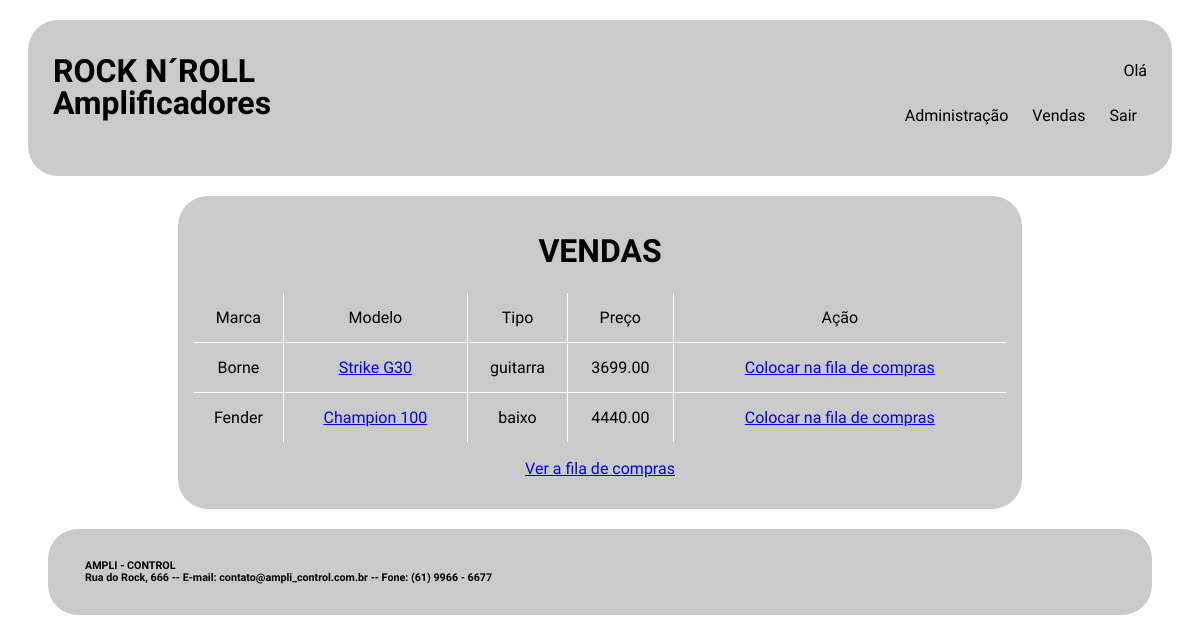
The page /vendas.php on the database its author committed.
### tables this page shows
CREATE TABLE `amplificadores` (
  `COD_AMP` int(11) NOT NULL AUTO_INCREMENT,
  `TIPO_AMP` varchar(45) NOT NULL,
  `MARCA_AMP` varchar(45) NOT NULL,
  `MODELO_AMP` varchar(45) NOT NULL,
  `PRECO_AMP` decimal(10,2) NOT NULL,
  `FOTO_AMP` varchar(100) NOT NULL,
  `FILA_COMPRA_AMP` char(1) NOT NULL DEFAULT 'N',
  `VENDAS_COD_VEN` int(11) DEFAULT NULL,
  `FORNECEDORES_COD_FOR` int(11) DEFAULT NULL,
  PRIMARY KEY (`COD_AMP`),
  KEY `fk_IMPRESSORAS_VENDAS1_idx` (`VENDAS_COD_VEN`),
  KEY `fk_fornecedor_amplificador` (`FORNECEDORES_COD_FOR`),
  CONSTRAINT `fk_IMPRESSORAS_VENDAS1` FOREIGN KEY (`VENDAS_COD_VEN`) REFERENCES `vendas` (`COD_VEN`) ON DELETE NO ACTION ON UPDATE NO ACTION,
  CONSTRAINT `fk_fornecedor_amplificador` FOREIGN KEY (`FORNECEDORES_COD_FOR`) REFERENCES `fornecedores` (`COD_FOR`)
);

### vendas.php (the view, shortened to what this page needs)
<!DOCTYPE html>
<html>
	<head>
		<link rel="stylesheet" type="text/css" href="css/layout.css">
		<link rel="stylesheet" type="text/css" href="css/menu.css">
	</head>
	<body>
		<div id="principal">
			<div id="topo">
				<div id="logo">
					<h1> ROCK N´ROLL </h1>
					<h1> Amplificadores </h1>
				</div>
				<div id="menu_global"  class="menu_global">
					<p align="right"> Olá <?php include "valida_login.php";?> </p>
					<?php include "menu_local.php"; ?>
				</div>
			</div>
			<div id="conteudo_especifico">
				<h1> VENDAS </h1>
				<?php
					$conectar = mysqli_connect ("localhost", "root", "", "4000870");
					$sql_consulta = "SELECT
											cod_amp,
											marca_amp,
											modelo_amp,
											tipo_amp,
											preco_amp
									 FROM amplificadores
									 WHERE
											vendas_cod_ven IS null
									 AND
											fila_compra_amp = 'N'";
					$resultado_consulta = mysqli_query ($conectar, $sql_consulta);
				?>
				<table width="100%" border=1>
					<tr height="50px">
						<td>
							Marca
						</td>
						<td>
							Modelo
						</td>
						<td>
							Tipo
						</td>
						<td>
							Preço
						</td>
						<td>
							Ação
						</td>
					</tr>
					<?php
						while ($registro = mysqli_fetch_row($resultado_consulta))
						{
					?>
					<tr height="50px">
						<td>
							<?php echo $registro[1]; ?>
						</td>
						<td>
							<a href="exibe_amp.php?codigo=<?php echo $registro[0]?>">
								<?php
									echo $registro[2];
								?>
							</a>
						</td>
						<td>
							<?php echo $registro[3]; ?>
						</td>
						<td>
							<?php echo $registro[4]; ?>
						</td>
						<td>
							<a href="processa_fila_compras.php?codigo=<?php echo $registro[0]?>">
								Colocar na fila de compras
							</a>
						</td>
					</tr>
					<?php
						}
					?>
				</table>
				<p> <a href="ver_fila_compras.php"> Ver a fila de compras </a> </p>
			</div>
			<div id="rodape">
				<div id="texto_institucional">
					<div id="texto_institucional">
						<h6> AMPLI - CONTROL </h6>
						<h6> Rua do Rock, 666 -- E-mail: contato@ampli_control.com.br -- Fone: (61) 9966 - 6677 </h6>
					</div>
				</div>
		</div>
	</body>
</html>

### css/layout.css (style rules this page uses)
#principal { margin: 20px; font-family: 'Dosis',sans-serif; }
#topo { padding: 25px; display: grid; grid-template-columns: auto auto; margin: 0px auto 20px auto; grid-gap: 5px; border-radius: 30px; border: none; background: rgb(202, 202, 202); justify-content: space-between; }
#logo h1 { line-height: 10px; word-spacing: 0px; }
#conteudo_especifico { padding: 15px; margin: auto 150px auto 150px; text-align: center; border-radius: 30px; background: rgb(202, 202, 202); }
#conteudo_especifico table { border-collapse: collapse; border-radius: 10px; overflow: hidden; border-color: white; }
#rodape { padding: 25px; display: grid; grid-template-columns: auto auto; margin: 20px 20px 20px 20px; grid-gap: 5px; border-radius: 30px; border: none; background: rgb(202, 202, 202); justify-content: space-between; }
#rodape h6 { line-height: 0px; word-spacing: 0px; margin: 12px auto 12px 12px; }

### rows shown on the page
amplificadores: MARCA_AMP "Borne", MODELO_AMP "Strike G30", TIPO_AMP "guitarra", PRECO_AMP "3699.00"
amplificadores: MARCA_AMP "Fender", MODELO_AMP "Champion 100", TIPO_AMP "baixo", PRECO_AMP "4440.00"
